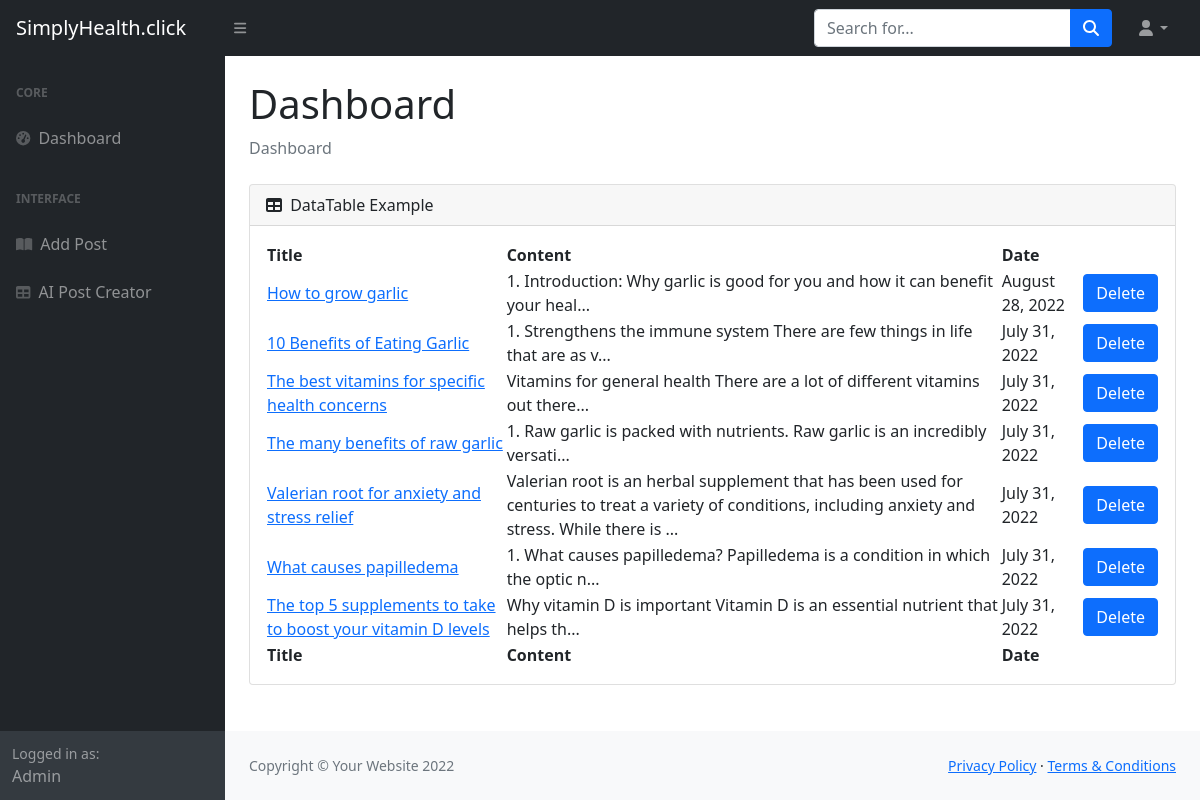
The page /admin on the database its author committed.
### main.py (models this page shows)
class Blogpost(db.Model):
    id = db.Column(db.Integer, primary_key=True)
    title = db.Column(db.String(120))
    author = db.Column(db.String(20))
    date_posted = db.Column(db.DateTime)
    content = db.Column(db.Text)
    featuredimg = db.Column(db.String)

### main.py (the view)
@app.route("/admin")
def admin():
    posts = Blogpost.query.order_by(Blogpost.date_posted.desc()).all()
    for post in posts:
        post.content = cleanhtml(post.content)
        post.content = post.content[0:150] + "..."
        post.date_posted = post.date_posted.strftime('%B %d, %Y')
        post.link = sanitize_url(post.title) + '/' + str(post.id)
    return render_template("admin.html", posts=posts)

### main.py (called while the page is built)
def sanitize_url(url):
    url = url.replace(' ', '_').lower()
    return url

def cleanhtml(raw_html):
    cleantext = re.sub(CLEANR, '', raw_html)
    return cleantext

### templates/admin.html (shortened to what this page needs)
<!DOCTYPE html>
<html lang="en">
    <head>
        <link href="https://cdn.jsdelivr.net/npm/simple-datatables@latest/dist/style.css" rel="stylesheet" />
        <link href="{{ url_for('static', filename='css/styles.css') }}" rel="stylesheet" />
    </head>
    <body class="sb-nav-fixed">
        <nav class="sb-topnav navbar navbar-expand navbar-dark bg-dark">
            <a class="navbar-brand ps-3" href="{{ url_for('index') }}">SimplyHealth.click</a>
            <button class="btn btn-link btn-sm order-1 order-lg-0 me-4 me-lg-0" id="sidebarToggle" href="#!"><i class="fas fa-bars"></i></button>
            <form class="d-none d-md-inline-block form-inline ms-auto me-0 me-md-3 my-2 my-md-0">
                <div class="input-group">
                    <input class="form-control" type="text" placeholder="Search for..." aria-label="Search for..." aria-describedby="btnNavbarSearch" />
                    <button class="btn btn-primary" id="btnNavbarSearch" type="button"><i class="fas fa-search"></i></button>
                </div>
            </form>
            <ul class="navbar-nav ms-auto ms-md-0 me-3 me-lg-4">
                <li class="nav-item dropdown">
                    <a class="nav-link dropdown-toggle" id="navbarDropdown" href="#" role="button" data-bs-toggle="dropdown" aria-expanded="false"><i class="fas fa-user fa-fw"></i></a>
                </li>
            </ul>
        </nav>
        <div id="layoutSidenav">
            <div id="layoutSidenav_nav">
                <nav class="sb-sidenav accordion sb-sidenav-dark" id="sidenavAccordion">
                    <div class="sb-sidenav-menu">
                        <div class="nav">
                            <div class="sb-sidenav-menu-heading">Core</div>
                            <a class="nav-link" href="/admin">
                                <div class="sb-nav-link-icon"><i class="fas fa-tachometer-alt"></i></div>
                                Dashboard
                            </a>
                            <div class="sb-sidenav-menu-heading">Interface</div>
                            <a class="nav-link" href="add">
                                <div class="sb-nav-link-icon"><i class="fas fa-book-open"></i></div>
                                Add Post
                            </a>
                            <a class="nav-link" href="ai-add">
                                <div class="sb-nav-link-icon"><i class="fas fa-table"></i></div>
                                AI Post Creator
                            </a>
                        </div>
                    </div>
                    <div class="sb-sidenav-footer">
                        <div class="small">Logged in as:</div>
                        Admin
                    </div>
                </nav>
            </div>
            <div id="layoutSidenav_content">
                <main>
                    <div class="container-fluid px-4">
                        <h1 class="mt-4">Dashboard</h1>
                        <ol class="breadcrumb mb-4">
                            <li class="breadcrumb-item active">Dashboard</li>
                        </ol>
                        <div class="card mb-4">
                            <div class="card-header">
                                <i class="fas fa-table me-1"></i>
                                DataTable Example
                            </div>
                            <div class="card-body">
                                <table id="datatablesSimple">
                                    <thead>
                                        <tr>
                                            <th>Title</th>
                                            <th>Content</th>
                                            <th>Date</th>
                                            <th>  </th>
                                        </tr>
                                    </thead>
                                    <tfoot>
                                        <tr>
                                            <th>Title</th>
                                            <th>Content</th>
                                            <th>Date</th>
                                            <th>  </th>
                                        </tr>
                                    </tfoot>
                                    <tbody>
                                        {% for post in posts %}
                                        <tr>
                                            <td><a href="{{ post.link }}">{{ post.title }}</a></td>
                                            <td>{{ post.content | safe }}</td>
                                            <td>{{ post.date_posted }}</td>
                                            <td><a href="/delete-post/{{ post.id }}" class="btn btn-primary">Delete</a></td>
                                        </tr>
                                        {% endfor %}
                                    </tbody>
                                </table>
                            </div>
                        </div>
                    </div>
                </main>
                <footer class="py-4 bg-light mt-auto">
                    <div class="container-fluid px-4">
                        <div class="d-flex align-items-center justify-content-between small">
                            <div class="text-muted">Copyright &copy; Your Website 2022</div>
                            <div>
                                <a href="#">Privacy Policy</a>
                                &middot;
                                <a href="#">Terms &amp; Conditions</a>
                            </div>
                        </div>
                    </div>
                </footer>
            </div>
        </div>
    </body>
</html>

### rows shown on the page
Blogpost: title "How to grow garlic", content "1. Introduction: Why garlic is good for you and how it can benefit your heal...", date_posted "August 28, 2022"
Blogpost: title "10 Benefits of Eating Garlic", content "1. Strengthens the immune system There are few things in life that are as v...", date_posted "July 31, 2022"
Blogpost: title "The best vitamins for specific health concerns", content "Vitamins for general health There are a lot of different vitamins out there...", date_posted "July 31, 2022"
Blogpost: title "The many benefits of raw garlic", content "1. Raw garlic is packed with nutrients. Raw garlic is an incredibly versati...", date_posted "July 31, 2022"
Blogpost: title "Valerian root for anxiety and stress relief", content "Valerian root is an herbal supplement that has been used for centuries to treat a variety of conditions, including anxiety and stress. While there is ...", date_posted "July 31, 2022"
Blogpost: title "What causes papilledema", content "1. What causes papilledema? Papilledema is a condition in which the optic n...", date_posted "July 31, 2022"
Blogpost: title "The top 5 supplements to take to boost your vitamin D levels", content "Why vitamin D is important Vitamin D is an essential nutrient that helps th...", date_posted "July 31, 2022"
